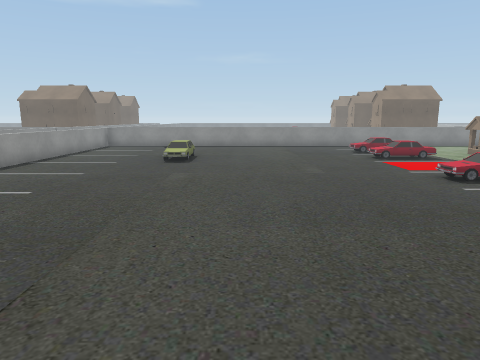
view 1 (above)

14 first-person views from a walk through a 3-D level made in the Unity game engine. The camera is 1.5 m above the floor, tilts 10° down and sees 70° across. The floor is counted in squares, 1 m on a side. Each view is taken from the middle of a square. On the plan, view 1 faces up. The plan holds only what a view shows up to about 16 squares ahead; the rest is blank. The place goes on beyond the plan. Some surface patterns are stand-ins.

view 2
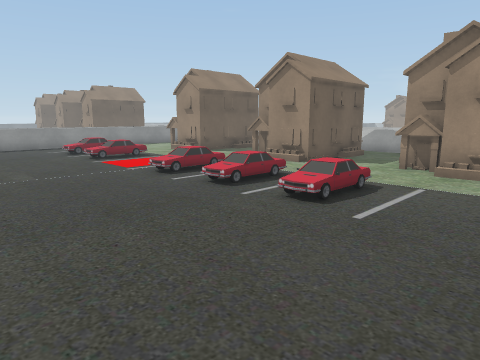

view 3
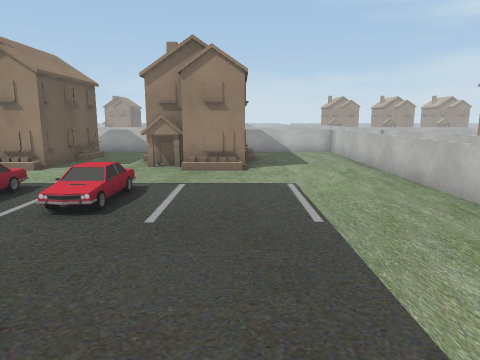

view 4
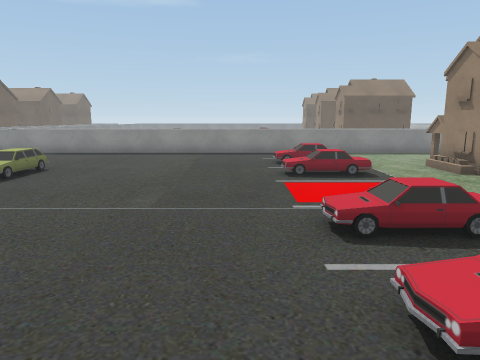

view 5
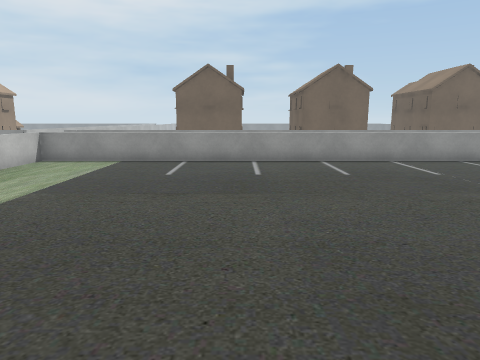

view 6
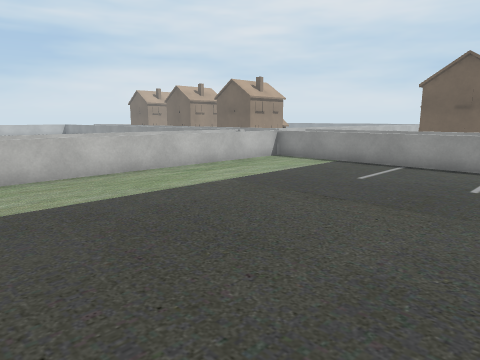

view 7
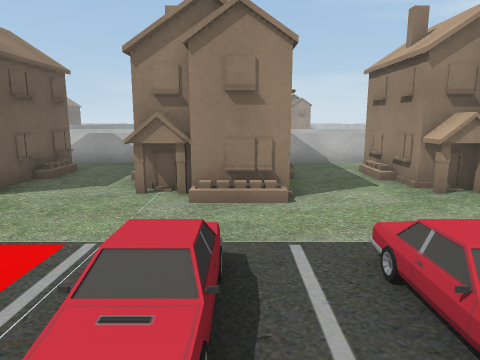

view 8
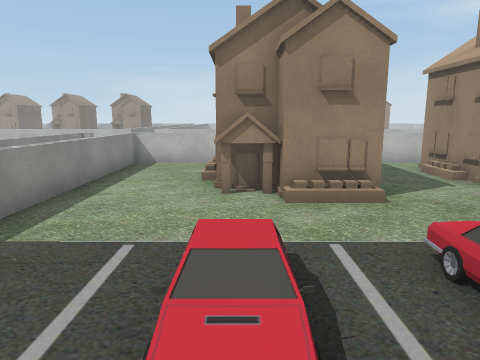

view 9
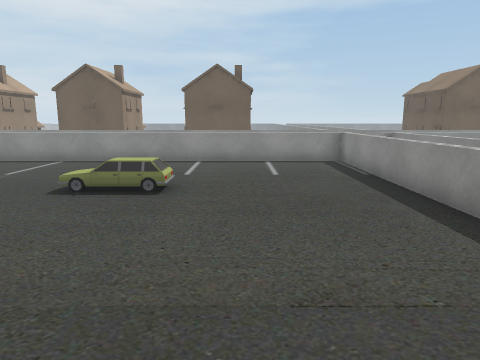

view 10
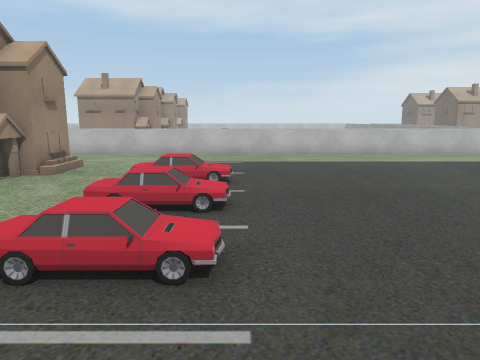

view 11
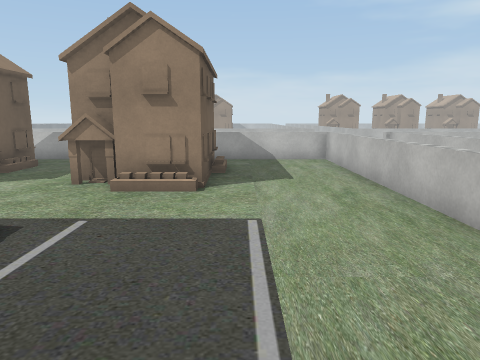

view 12
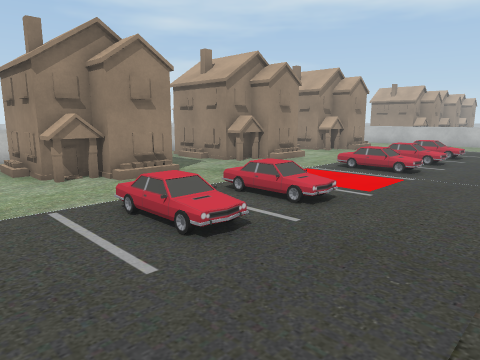

view 13
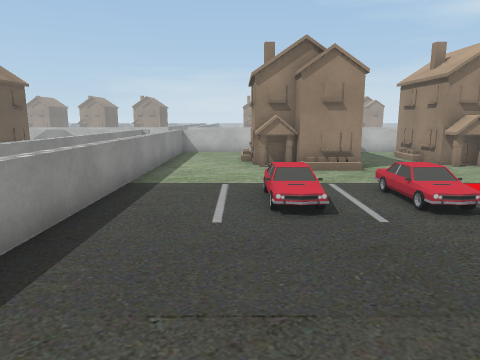

view 14
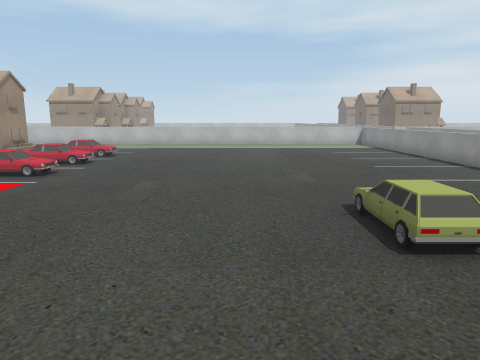

### Floor plan
Key: @ floor where view 1 was taken; # wall or solid block; . floor; = window, fence, low wall or low ledge; H house; O other object.
Columns run from 8 left of view 1 to 16 right of it. Each row starts with its distance up from view 1.
 21 #                       #
 20 #=======================#
 19 =.......................=
 18 =.......................=
 17 =.......................=
 16 =.............OO...H#####
 15 =................. ##
 14 =.....#.......==..H#    #
 13 =.....O..............HH.=
 12 =.......................=
 11 =.......................=
 10 =..................H#####
  9 =.............==.. ##
  8 =................. ##   #
  7 =..................####H#
  6 =.............O=........=
  5 =.......................=
  4 =.............OO...H#####
  3 =..................H#
  2 =..................##
  1 =..................####H#
  0 =.......@...............=
 -1 =.......................=
 -2 =.......................=
 -3 =.......................=
 -4 #=======================#

Where each view was taken, in squares from view 1:
view 1: 0 up, 0 right, facing up
view 2: 0 up, 0 right, facing up-right
view 3: 1 up, 0 right, facing right
view 4: 4 up, 4 right, facing up
view 5: 4 up, 5 right, facing left
view 6: 6 up, 4 right, facing down-left
view 7: 8 up, 4 right, facing right
view 8: 16 up, 4 right, facing right
view 9: 16 up, 5 right, facing left
view 10: 12 up, 5 right, facing down
view 11: 0 up, 3 right, facing right
view 12: 19 up, 2 right, facing down-right
view 13: 17 up, 0 right, facing right
view 14: 18 up, 0 right, facing down
